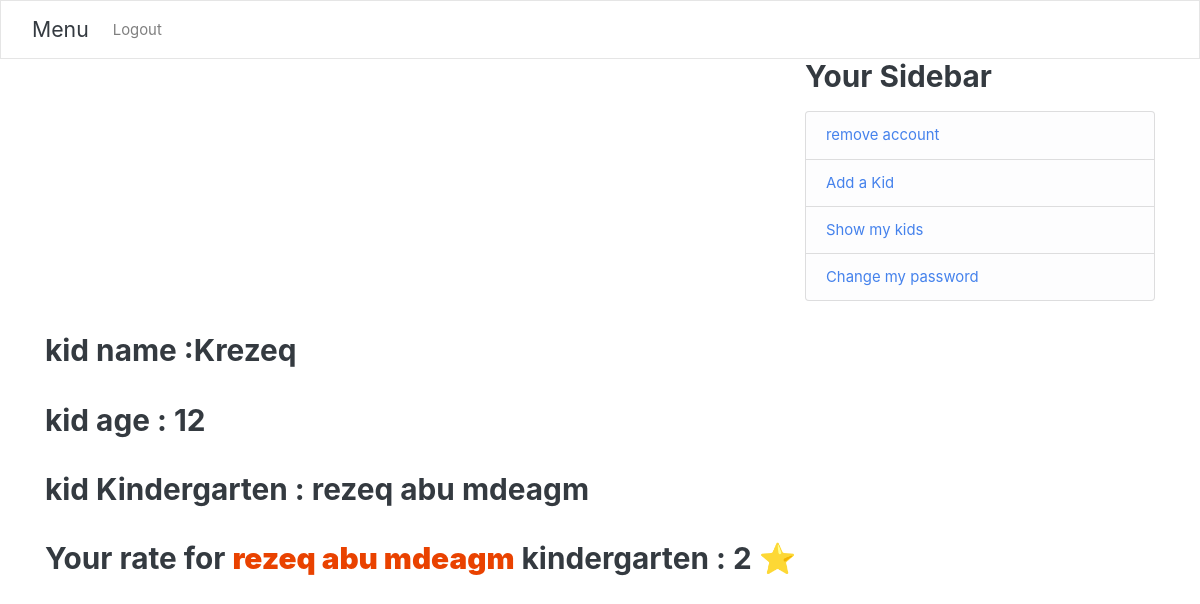
/rates/Krezeq/ (signed in), run on the app's committed database.
### users/models.py (models this page shows, shortened)
class Kid(User):
    age=models.IntegerField()
    myParent=models.ForeignKey(Parent,on_delete=models.CASCADE)
    garten=models.ForeignKey(Kindergarten, blank=True, null=True,on_delete=models.SET_NULL)
    class Meta:
        verbose_name_plural = "Kid"

class Kindergarten(models.Model):
    seatLimit=models.IntegerField()
    name=models.CharField(max_length=100,primary_key=True)
    myTeacher = models.OneToOneField(Teacher,  on_delete=models.CASCADE, primary_key=False)

class Rate(models.Model):
    son = models.ForeignKey(Kid, blank=True, null=True,on_delete=models.CASCADE)
    score=models.IntegerField()
    class Meta:
        verbose_name_plural = "Rate"

### users/views.py (the view)
# urls.py: path('rates/<str:username>/',user_views.show_rate,name='TraceKid'),
@login_required
def show_rate(req,username):
    kid=Kid.objects.filter(username=username).first()
    rate = Rate.objects.filter(son=kid).first()
    return render(req,'users/show_rate.html',{'kid':kid,'rate':rate})

### users/myapp_tags.py (called while the page is built)
@register.simple_tag
def get_model1_object(user):
    parent=Parent.objects.filter(username=user.username).first()
    teacher=Teacher.objects.filter(username=user.username).first()
    kid=Kid.objects.filter(username=user.username).first()
    ans=[]
    if parent:
        ans.append(True)
    else:
        ans.append(False)
    HaveGarten = False
    if teacher:
        try:
            Garten=Kindergarten.objects.get(myTeacher=teacher)
        except:
            HaveGarten = False
        else:
            HaveGarten = Garten.name
        ans.append(True)
    else:
        ans.append(False)
    if kid:
        ans.append(True)
    else:
        ans.append(False)
    ans.append(HaveGarten)
    return ans

### users/templates/users/show_rate.html (shortened to what this page needs)
{% extends "users/rate_base.html" %}
{% block content %}
<div class="content-section">
<h3>kid name :{{kid.username}}</h3><br>
<h3>kid age : {{kid.age}}</h3><br>
<h3>kid Kindergarten : {{kid.garten.name}}</h3><br>
{% if not rate %}
<h3>Rate <b style="color:rgb(233, 66, 0)">{{kid.username}}'s</b> kindergarten :</h3>
    <div class="row">
        <div class="col text-center">
            <form class="rate-form" action="" method="POST">
                {% csrf_token %}
                <button type="submit" class="fa fa-star fa-3x my-btn" id="first"></button>
                <button type="submit" class="fa fa-star fa-3x my-btn" id="second"></button>
                <button type="submit" class="fa fa-star fa-3x my-btn" id="third"></button>
                <button type="submit" class="fa fa-star fa-3x my-btn" id="fourth"></button>
                <button type="submit" class="fa fa-star fa-3x my-btn" id="fifth"></button>
            </form>
            <br>
            <div id="confirm-box"></div>
        </div>
    </div>
    </div>
    {% else %}
    <h3>Your rate for <b style="color:rgb(233, 66, 0)">{{kid.garten.name}}</b> kindergarten : {{rate.score}} &#11088;  </h3>
{% endif %}
{% endblock content %}

### data on the page
Kid: age "12", garten.name "rezeq abu mdeagm"
Rate: score "2"

### other printed values
{{ kid.username }} "Krezeq"
